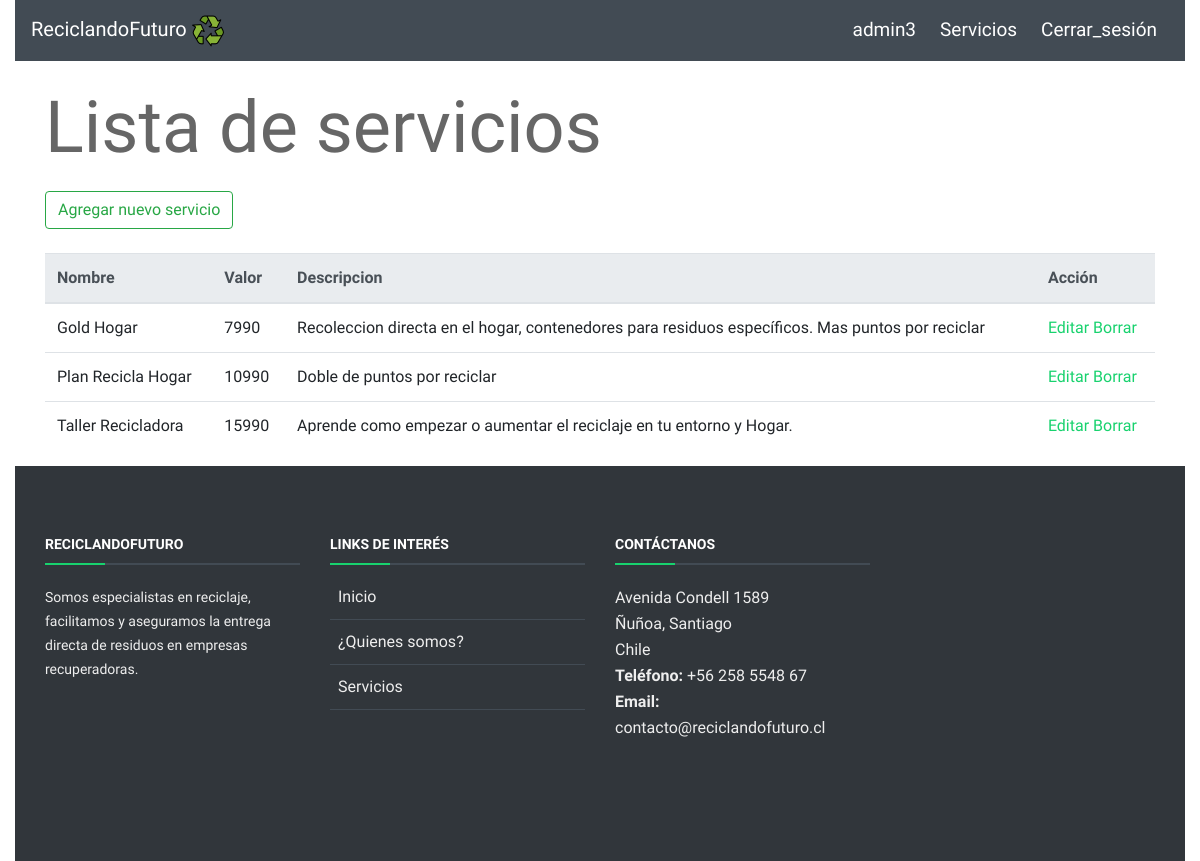
Page /listar_servicios/ (signed in) on the earlier database version.
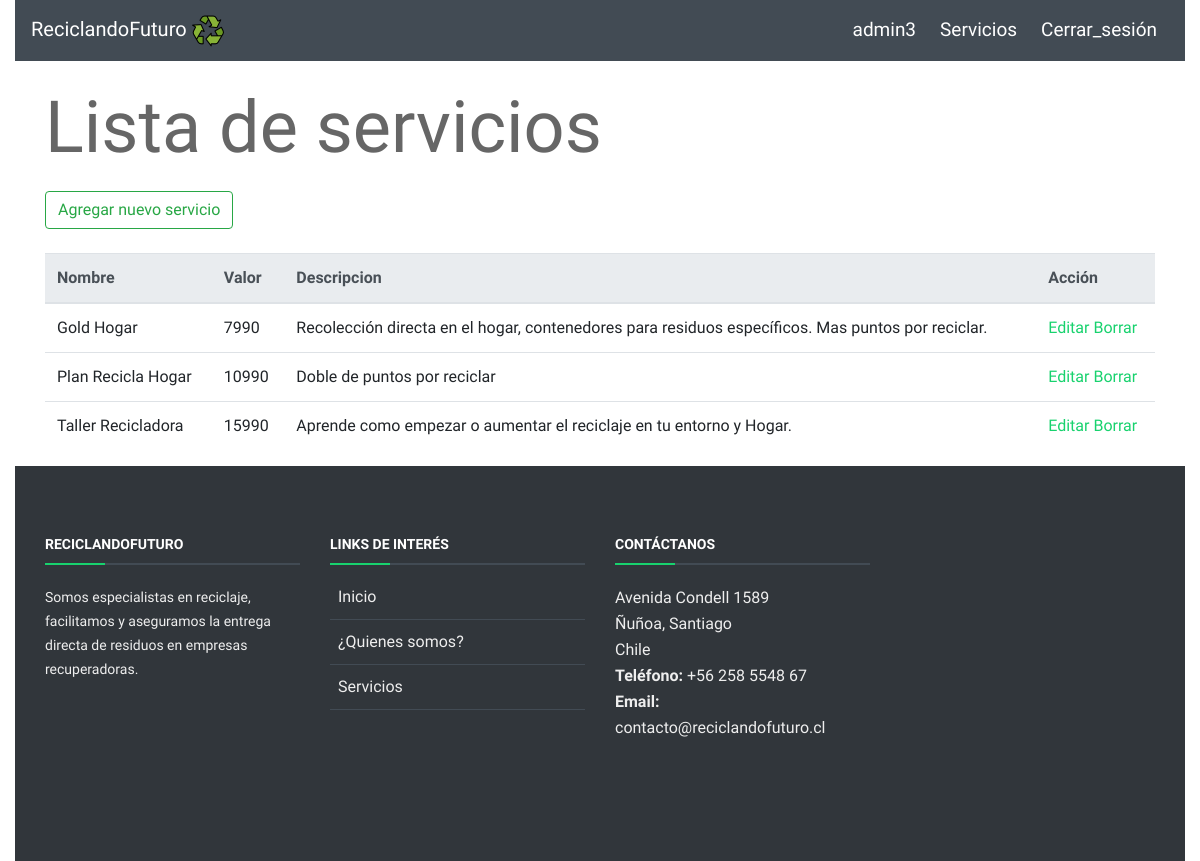
Same page on the later database version.
### gestion_usuario/models.py (models this page shows, shortened)
class Servicio(models.Model):
    nombreservicio = models.CharField(max_length=20)
    valorservicio = models.IntegerField()
    descripcionservicio = models.CharField(max_length=200)

### gestion_usuario/views.py (the view)
# urls.py: url('listar_servicios/', views.listar_servicios, name='listar_servicios'),
def listar_servicios(request):
    if request.user.is_authenticated:
        servicios = Servicio.objects.all()
        return render(request,
            "gestion_usuario/servicio/listar_servicios.html", {'servicios': servicios})
    else:
        return render(request, 'principal.html', {})

### gestion_usuario/templates/gestion_usuario/servicio/listar_servicios.html (shortened to what this page needs)
{% extends 'base.html' %}
{% block content %}
    <br>
    <h1 class="display-3">Lista de servicios</h1>
    <a href="{% url 'gestion_usuario:agregar_servicios' %}">
        <button type="button" class="btn btn-outline-success">
            Agregar nuevo servicio
        </button>
    </a>
    <br>
    <br>
    <table class="table">
        <thead class="thead-light">
            <tr>
            <th>Nombre</th>
            <th>Valor</th>
            <th>Descripcion</th>
            <th>Acción</th>
            </tr>
        </thead>
        <tbody>
        {% for s in servicios %}
            <tr>
            <td>{{ s.nombreservicio}}</td>
            <td>{{ s.valorservicio}}</td>
            <td>{{ s.descripcionservicio}}</td>
            <td>
                <a href="/editar_servicio/{{ s.id }}"> Editar</a>
                <a href="/eliminar_servicio/{{ s.id }}"
                onclick="return confirm('¿Esta seguro de borrar {{ s.nombreservicio }}?');"> Borrar</a>
            </td>
        {% endfor %}
        </tbody>
    </table>
{% endblock content %}

Differences in the rows shown:
changed Servicio "Gold Hogar": descripcionservicio "Recoleccion directa en el hogar, contenedores para residuos específicos. Mas puntos por reciclar" → "Recolección directa en el hogar, contenedores para residuos específicos. Mas puntos por reciclar."
